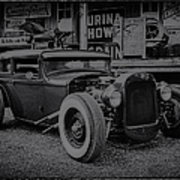
%> input picture homework1/car.jpg, 180 x 180 px
$ octave problem4.m   (GNU Octave 9; MATLAB toolbox functions it lacks are replaced by stand-ins)
%> lines starting %> are read from the running program, lines starting %| are printed output that depends on the picture
img = imread('car.jpg');
%> img is the input picture: size 180x180x3 uint8; mean R, G, B 54.6, 54.6, 55.4
img = rgb2gray(img);
%> img: size 180x180 uint8

twofiftysix = histeq(img, 256);
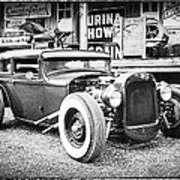
%> twofiftysix: size 180x180 uint8; min 4, max 255, mean 128.2
thirtytwo = histeq(img, 32);

subplot(3,3,1), imshow(img)
subplot(3,3,2), imhist(img, 256)
subplot(3,3,3), imhist(img, 32)
subplot(3,3,4), imshow(twofiftysix)
subplot(3,3,5), imhist(twofiftysix, 256)
subplot(3,3,6), imhist(twofiftysix, 32)
subplot(3,3,7), imshow(thirtytwo)
subplot(3,3,8), imhist(thirtytwo, 256)
subplot(3,3,9), imhist(thirtytwo, 32);
%> after `imhist(thirtytwo, 32)`:
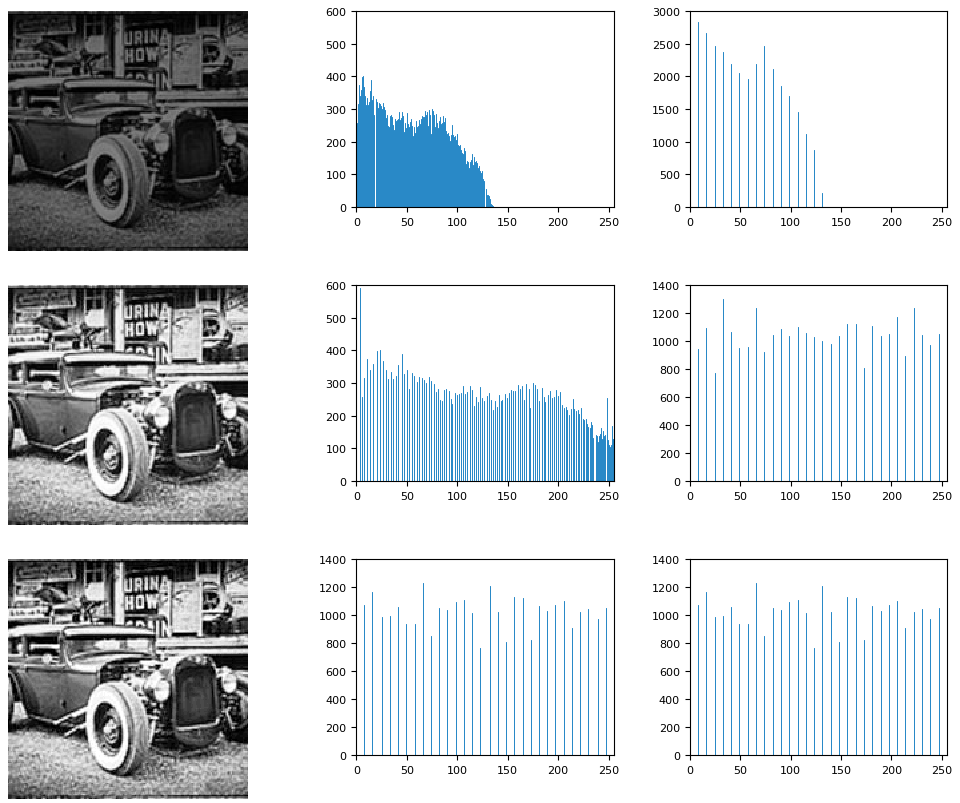
%> figure redrawn from the program's plot data, 9 panels

$ run again, with homework1/microboes.jpg copied over homework1/car.jpg
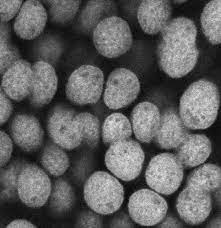
%> input picture homework1/microboes.jpg, 221 x 228 px
%> img is the input picture: size 228x221x3 uint8; min 1, max 236, mean 95
%> img: size 228x221 uint8
%> `twofiftysix = histeq(img, 256);`:
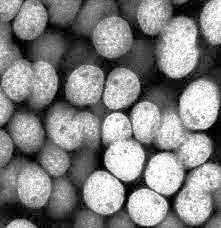
%> twofiftysix: size 228x221 uint8; min 0, max 255, mean 127.8
